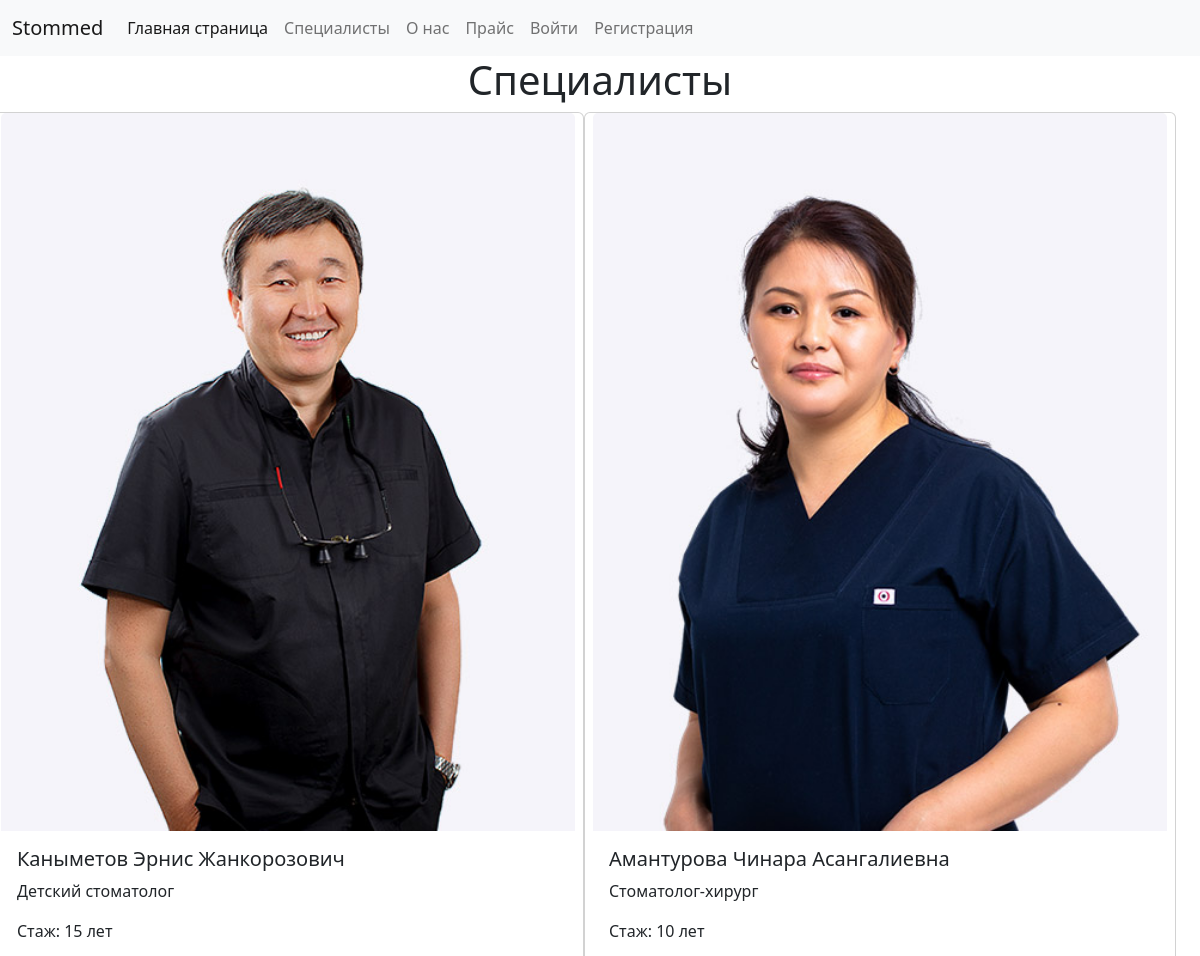
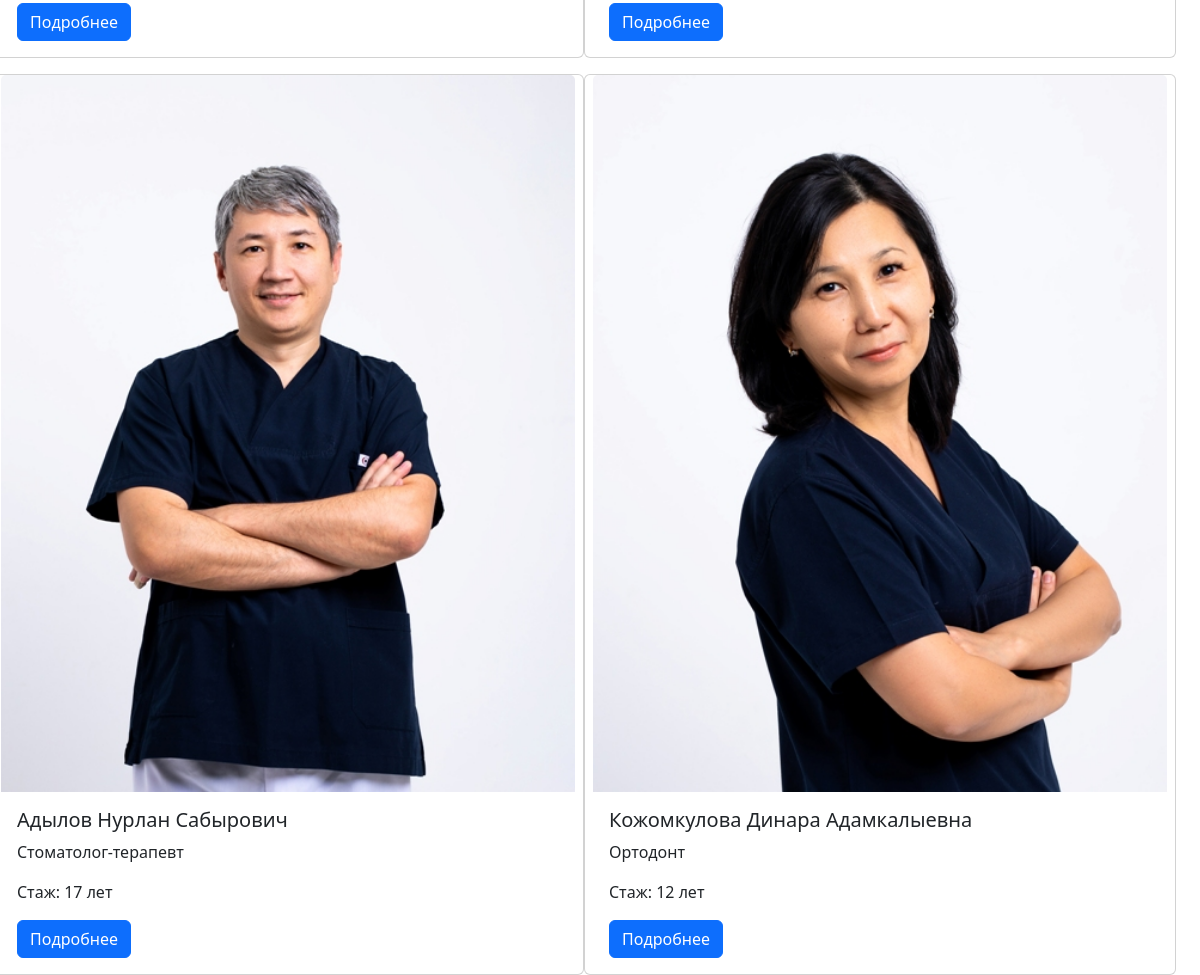
Screenshot of /doctor/ with the database file from the repository (2 pictures, top to bottom).
### app/models.py (models this page shows, shortened)
class Doctors(models.Model):
    fio = models.CharField(max_length=100)
    spec =models.ForeignKey(Specialists, on_delete= models.CASCADE)
    experience = models.IntegerField()
    description = models.TextField()
    image = models.ImageField(upload_to='images/doctor/')

class Specialists(models.Model):
    title = models.CharField(max_length=100)
    def __str__(self):
       return f'{self.title}'

### app/views.py (the view)
# urls.py: path('doctor/', doctors,name='doctors'),
def doctors(request):
    doctor = Doctors.objects.all()
    return render(request, 'doctor.html', {'doctor': doctor})

### app/templates/doctor.html (shortened to what this page needs)
<!doctype html>
<html lang="en">
  <head>
    <link href="https://cdn.jsdelivr.net/npm/bootstrap@5.2.3/dist/css/bootstrap.min.css" rel="stylesheet">
  </head>
  <body>
   <nav class="navbar navbar-expand-lg bg-light">
  <div class="container-fluid">
    <a class="navbar-brand" href="">Stommed</a>
    <div class="collapse navbar-collapse" id="navbarText">
      <ul class="navbar-nav me-auto mb-2 mb-lg-0">
        <li class="nav-item">
          <a class="nav-link active" aria-current="page" href="http://127.0.0.1:8000">Главная страница</a>
        </li>
        <li class="nav-item">
            <a class="nav-link" href="http://127.0.0.1:8000/doctor/">Специалисты</a>
        </li>
        <li class="nav-item">
          <a class="nav-link" href="http://127.0.0.1:8000/about_us/">О нас</a>
        </li>
         <li class="nav-item">
          <a class="nav-link" href="http://127.0.0.1:8000/price/">Прайс</a>
        </li>
       {%if user.is_authenticated%}
        <li class="nav-item">
          <a class="nav-link" href="{% url 'logout' %}?next=/">Выйти</a>
        </li>
        {%else%}
        <li class="nav-item">
          <a  class="nav-link" href="{% url 'login' %}">Войти</a>
        </li>
        <li class="nav-item">
          <a  class="nav-link" href="{% url 'register' %}">Регистрация</a>
        </li>
        {%endif%}
      </ul>
    </div>
  </div>
</nav>
      <div style= "text-align: center;"><h1>Специалисты</h1></div>
  <div class="row row-cols-1 row-cols-sm-2 row-cols-md-3 g-3">
    {% for doc in doctor %}
      <div class="card" style="width: 37rem;">
  <img src="{{doc.image.url}}" class="card-img-top" alt="..." >
  <div class="card-body">
    <h5 class="card-title">{{doc.fio}}</h5>
    <p class="card-text">{{doc.spec}}</p>
    <p class="card-text">Стаж: {{doc.experience}} лет</p>
    <a href="http://127.0.0.1:8000/doctor/{{doc.id}}" class="btn btn-primary">Подробнее</a>
  </div>
</div>
  {% endfor %}
  </div>
  </body>
</html>

### rows the page displays
Doctors: image (picture), fio "Каныметов Эрнис Жанкорозович", spec "Детский стоматолог", experience "15"
Doctors: image (picture), fio "Амантурова Чинара Асангалиевна", spec "Стоматолог-хирург", experience "10"
Doctors: image (picture), fio "Адылов Нурлан Сабырович", spec "Стоматолог-терапевт", experience "17"
Doctors: image (picture), fio "Кожомкулова Динара Адамкалыевна", spec "Ортодонт", experience "12"
